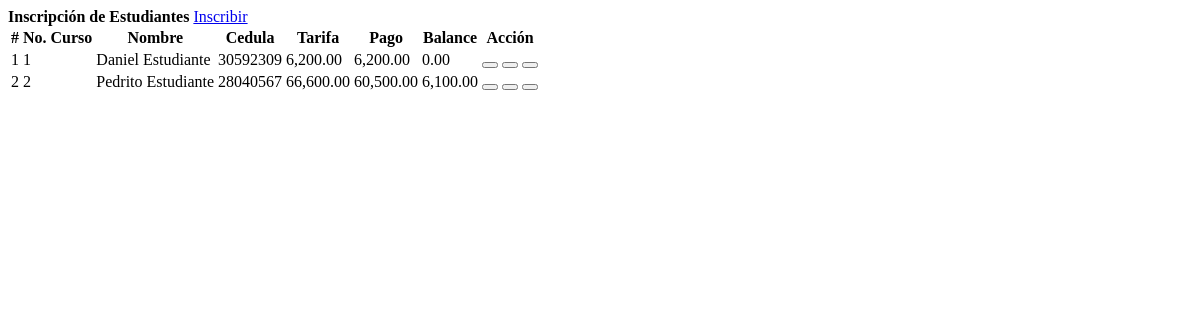
/fees.php, run on the app's committed database.
### tables this page shows
CREATE TABLE `student_ef_list` (
  `id` int(30) NOT NULL,
  `student_id` int(30) NOT NULL,
  `ef_no` varchar(200) NOT NULL,
  `course_id` int(30) NOT NULL,
  `total_fee` float NOT NULL,
  `date_created` datetime NOT NULL DEFAULT current_timestamp()
);

CREATE TABLE `student` (
  `id` int(30) NOT NULL,
  `id_no` varchar(100) NOT NULL,
  `name` text NOT NULL,
  `contact` varchar(100) NOT NULL,
  `address` text NOT NULL,
  `email` varchar(200) NOT NULL,
  `date_created` datetime NOT NULL DEFAULT current_timestamp()
);

### fees.php (the view, shortened to what this page needs)
<?php include('db_connect.php'); ?>
<div class="container-fluid">
	<div class="col-lg-12">
	<div class="row">
		<div class="col-md-12">
				<div class="card">
					<div class="card-header">
						<b>Inscripción de Estudiantes </b>
						<span class="float:right"><a class="btn btn-primary col-sm-7 col-md-2 float-right" href="javascript:void(0)" id="new_fees">
								<i class="fa fa-plus"></i> Inscribir
							</a></span>
					</div>
					<div class="card-body">
						<table class="table table-condensed table-bordered table-hover">
							<thead>
								<tr>
									<th class="text-center">#</th>
									<th class="">No. Curso</th>
									<th class="">Nombre</th>
									<th class="">Cedula</th>
									<th class="">Tarifa</th>
									<th class="">Pago</th>
									<th class="">Balance</th>
									<th class="text-center">Acción</th>
								</tr>
							</thead>
							<tbody>
								<?php
								$i = 1;
								$fees = $conn->query("SELECT ef.*,s.name as sname,s.id_no FROM student_ef_list ef inner join student s on s.id = ef.student_id order by s.name asc ");
								while ($row = $fees->fetch_assoc()) :
									$paid = $conn->query("SELECT sum(amount) as paid FROM payments where ef_id=" . $row['id']);
									$paid = $paid->num_rows > 0 ? $paid->fetch_array()['paid'] : '';
									$balance = $row['total_fee'] - $paid;
								?>
									<tr>
										<td class="text-center"><?php echo $i++ ?></td>
										<td>
											<p> <?php echo $row['ef_no'] ?></p>
										</td>
										<td>
											<p> <?php echo ucwords($row['sname']) ?></p>
										</td>
										<td>
											<p> <?php echo $row['id_no'] ?></p>
										</td>
										<td class="text-right">
											<p><?php echo number_format($row['total_fee'], 2) ?></p>
										</td>
										<td class="text-right">
											<p><?php echo number_format($paid, 2) ?></p>
										<td class="text-right">
											<p><?php echo number_format($balance, 2) ?></p>
										</td>
										<td class="text-center">
											<button class="btn btn-primary view_payment" type="button" data-id="<?php echo $row['id'] ?>"><i class="fa fa-eye"></i></button>
											<button class="btn btn-info edit_fees" type="button" data-id="<?php echo $row['id'] ?>"><i class="fa fa-edit"></i></button>
											<button class="btn btn-danger delete_fees" type="button" data-id="<?php echo $row['id'] ?>"><i class="fa fa-trash-alt"></i></button>
										</td>
									</tr>
								<?php endwhile; ?>
							</tbody>
						</table>
					</div>
				</div>
			</div>
		</div>
	</div>
</div>

### fees.php (style rules this page uses)
td { vertical-align: middle !important; }
td p { margin: unset }

### data on the page
student_ef_list: ef_no "1", student.name "Daniel Estudiante", student.id_no "30592309", total_fee "6,200.00", paid "6,200.00", balance "0.00"
student_ef_list: ef_no "2", student.name "Pedrito Estudiante", student.id_no "28040567", total_fee "66,600.00", paid "60,500.00", balance "6,100.00"
